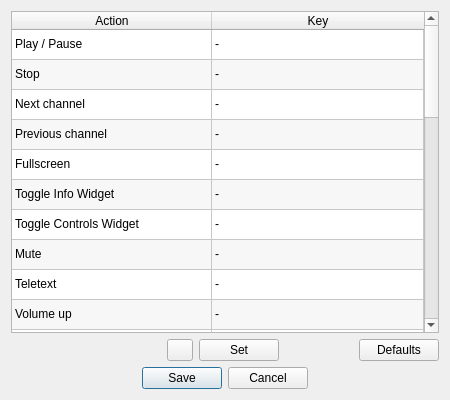
<?xml version="1.0" encoding="UTF-8"?>
<ui version="4.0">
 <class>SettingsDialogShortcuts</class>
 <widget class="QDialog" name="SettingsDialogShortcuts">
  <property name="geometry">
   <rect>
    <x>0</x>
    <y>0</y>
    <width>450</width>
    <height>400</height>
   </rect>
  </property>
  <property name="sizePolicy">
   <sizepolicy hsizetype="Preferred" vsizetype="MinimumExpanding">
    <horstretch>0</horstretch>
    <verstretch>0</verstretch>
   </sizepolicy>
  </property>
  <property name="windowTitle">
   <string>Keyboard shortcuts</string>
  </property>
  <property name="windowIcon">
   <iconset theme="preferences-desktop-keyboard-shortcuts">
    <normaloff/>
   </iconset>
  </property>
  <layout class="QGridLayout" name="gridLayout">
   <item row="0" column="0" colspan="5">
    <widget class="QTableWidget" name="shortcutsWidget">
     <property name="horizontalScrollBarPolicy">
      <enum>Qt::ScrollBarAlwaysOff</enum>
     </property>
     <property name="editTriggers">
      <set>QAbstractItemView::NoEditTriggers</set>
     </property>
     <property name="alternatingRowColors">
      <bool>true</bool>
     </property>
     <attribute name="horizontalHeaderDefaultSectionSize">
      <number>200</number>
     </attribute>
     <attribute name="horizontalHeaderStretchLastSection">
      <bool>true</bool>
     </attribute>
     <attribute name="verticalHeaderVisible">
      <bool>false</bool>
     </attribute>
     <row>
      <property name="text">
       <string notr="true"/>
      </property>
     </row>
     <row>
      <property name="text">
       <string notr="true"/>
      </property>
     </row>
     <row>
      <property name="text">
       <string notr="true"/>
      </property>
     </row>
     <row>
      <property name="text">
       <string notr="true"/>
      </property>
     </row>
     <row>
      <property name="text">
       <string notr="true"/>
      </property>
     </row>
     <row>
      <property name="text">
       <string notr="true"/>
      </property>
     </row>
     <row>
      <property name="text">
       <string notr="true"/>
      </property>
     </row>
     <row>
      <property name="text">
       <string notr="true"/>
      </property>
     </row>
     <row>
      <property name="text">
       <string notr="true"/>
      </property>
     </row>
     <row>
      <property name="text">
       <string notr="true"/>
      </property>
     </row>
     <row>
      <property name="text">
       <string notr="true"/>
      </property>
     </row>
     <row>
      <property name="text">
       <string notr="true"/>
      </property>
     </row>
     <row>
      <property name="text">
       <string notr="true"/>
      </property>
     </row>
     <row>
      <property name="text">
       <string/>
      </property>
     </row>
     <row>
      <property name="text">
       <string notr="true"/>
      </property>
     </row>
     <row>
      <property name="text">
       <string notr="true"/>
      </property>
     </row>
     <row>
      <property name="text">
       <string notr="true"/>
      </property>
     </row>
     <row>
      <property name="text">
       <string notr="true"/>
      </property>
     </row>
     <row>
      <property name="text">
       <string/>
      </property>
     </row>
     <row>
      <property name="text">
       <string notr="true"/>
      </property>
     </row>
     <row>
      <property name="text">
       <string notr="true"/>
      </property>
     </row>
     <row>
      <property name="text">
       <string notr="true"/>
      </property>
     </row>
     <row>
      <property name="text">
       <string/>
      </property>
     </row>
     <row>
      <property name="text">
       <string/>
      </property>
     </row>
     <row>
      <property name="text">
       <string/>
      </property>
     </row>
     <row>
      <property name="text">
       <string notr="true"/>
      </property>
     </row>
     <row>
      <property name="text">
       <string notr="true"/>
      </property>
     </row>
     <row>
      <property name="text">
       <string notr="true"/>
      </property>
     </row>
     <row>
      <property name="text">
       <string notr="true"/>
      </property>
     </row>
     <row>
      <property name="text">
       <string notr="true"/>
      </property>
     </row>
     <row>
      <property name="text">
       <string/>
      </property>
     </row>
     <row>
      <property name="text">
       <string notr="true"/>
      </property>
     </row>
     <column>
      <property name="text">
       <string>Action</string>
      </property>
     </column>
     <column>
      <property name="text">
       <string>Key</string>
      </property>
     </column>
     <item row="0" column="0">
      <property name="text">
       <string>Play / Pause</string>
      </property>
      <property name="flags">
       <set>ItemIsDragEnabled|ItemIsUserCheckable|ItemIsEnabled</set>
      </property>
     </item>
     <item row="0" column="1">
      <property name="text">
       <string notr="true">-</string>
      </property>
     </item>
     <item row="1" column="0">
      <property name="text">
       <string>Stop</string>
      </property>
      <property name="flags">
       <set>ItemIsDragEnabled|ItemIsUserCheckable|ItemIsEnabled</set>
      </property>
     </item>
     <item row="1" column="1">
      <property name="text">
       <string notr="true">-</string>
      </property>
     </item>
     <item row="2" column="0">
      <property name="text">
       <string>Next channel</string>
      </property>
      <property name="flags">
       <set>ItemIsDragEnabled|ItemIsUserCheckable|ItemIsEnabled</set>
      </property>
     </item>
     <item row="2" column="1">
      <property name="text">
       <string notr="true">-</string>
      </property>
     </item>
     <item row="3" column="0">
      <property name="text">
       <string>Previous channel</string>
      </property>
      <property name="flags">
       <set>ItemIsDragEnabled|ItemIsUserCheckable|ItemIsEnabled</set>
      </property>
     </item>
     <item row="3" column="1">
      <property name="text">
       <string notr="true">-</string>
      </property>
     </item>
     <item row="4" column="0">
      <property name="text">
       <string>Fullscreen</string>
      </property>
      <property name="flags">
       <set>ItemIsDragEnabled|ItemIsUserCheckable|ItemIsEnabled</set>
      </property>
     </item>
     <item row="4" column="1">
      <property name="text">
       <string notr="true">-</string>
      </property>
     </item>
     <item row="5" column="0">
      <property name="text">
       <string>Toggle Info Widget</string>
      </property>
     </item>
     <item row="5" column="1">
      <property name="text">
       <string notr="true">-</string>
      </property>
     </item>
     <item row="6" column="0">
      <property name="text">
       <string>Toggle Controls Widget</string>
      </property>
     </item>
     <item row="6" column="1">
      <property name="text">
       <string notr="true">-</string>
      </property>
     </item>
     <item row="7" column="0">
      <property name="text">
       <string>Mute</string>
      </property>
      <property name="flags">
       <set>ItemIsDragEnabled|ItemIsUserCheckable|ItemIsEnabled</set>
      </property>
     </item>
     <item row="7" column="1">
      <property name="text">
       <string notr="true">-</string>
      </property>
     </item>
     <item row="8" column="0">
      <property name="text">
       <string>Teletext</string>
      </property>
      <property name="flags">
       <set>ItemIsDragEnabled|ItemIsUserCheckable|ItemIsEnabled</set>
      </property>
     </item>
     <item row="8" column="1">
      <property name="text">
       <string notr="true">-</string>
      </property>
     </item>
     <item row="9" column="0">
      <property name="text">
       <string>Volume up</string>
      </property>
      <property name="flags">
       <set>ItemIsDragEnabled|ItemIsUserCheckable|ItemIsEnabled</set>
      </property>
     </item>
     <item row="9" column="1">
      <property name="text">
       <string notr="true">-</string>
      </property>
     </item>
     <item row="10" column="0">
      <property name="text">
       <string>Volume down</string>
      </property>
      <property name="flags">
       <set>ItemIsDragEnabled|ItemIsUserCheckable|ItemIsEnabled</set>
      </property>
     </item>
     <item row="10" column="1">
      <property name="text">
       <string notr="true">-</string>
      </property>
     </item>
     <item row="11" column="0">
      <property name="text">
       <string>Recorder</string>
      </property>
      <property name="flags">
       <set>ItemIsDragEnabled|ItemIsUserCheckable|ItemIsEnabled</set>
      </property>
     </item>
     <item row="11" column="1">
      <property name="text">
       <string notr="true">-</string>
      </property>
     </item>
     <item row="12" column="0">
      <property name="text">
       <string>Schedule</string>
      </property>
      <property name="flags">
       <set>ItemIsDragEnabled|ItemIsUserCheckable|ItemIsEnabled</set>
      </property>
     </item>
     <item row="12" column="1">
      <property name="text">
       <string notr="true">-</string>
      </property>
     </item>
     <item row="13" column="0">
      <property name="text">
       <string>Current show info</string>
      </property>
     </item>
     <item row="13" column="1">
      <property name="text">
       <string>-</string>
      </property>
     </item>
     <item row="14" column="0">
      <property name="text">
       <string>Open File</string>
      </property>
      <property name="flags">
       <set>ItemIsDragEnabled|ItemIsUserCheckable|ItemIsEnabled</set>
      </property>
     </item>
     <item row="14" column="1">
      <property name="text">
       <string notr="true">-</string>
      </property>
     </item>
     <item row="15" column="0">
      <property name="text">
       <string>Open URL</string>
      </property>
      <property name="flags">
       <set>ItemIsDragEnabled|ItemIsUserCheckable|ItemIsEnabled</set>
      </property>
     </item>
     <item row="15" column="1">
      <property name="text">
       <string notr="true">-</string>
      </property>
     </item>
     <item row="16" column="0">
      <property name="text">
       <string>Open Channel list</string>
      </property>
      <property name="flags">
       <set>ItemIsDragEnabled|ItemIsUserCheckable|ItemIsEnabled</set>
      </property>
     </item>
     <item row="16" column="1">
      <property name="text">
       <string notr="true">-</string>
      </property>
     </item>
     <item row="17" column="0">
      <property name="text">
       <string>Settings</string>
      </property>
      <property name="flags">
       <set>ItemIsDragEnabled|ItemIsUserCheckable|ItemIsEnabled</set>
      </property>
     </item>
     <item row="17" column="1">
      <property name="text">
       <string notr="true">-</string>
      </property>
     </item>
     <item row="18" column="0">
      <property name="text">
       <string>Keyboard shortcuts</string>
      </property>
     </item>
     <item row="18" column="1">
      <property name="text">
       <string notr="true">-</string>
      </property>
     </item>
     <item row="19" column="0">
      <property name="text">
       <string>Always on top</string>
      </property>
      <property name="flags">
       <set>ItemIsDragEnabled|ItemIsUserCheckable|ItemIsEnabled</set>
      </property>
     </item>
     <item row="19" column="1">
      <property name="text">
       <string notr="true">-</string>
      </property>
     </item>
     <item row="20" column="0">
      <property name="text">
       <string>Simple Mode</string>
      </property>
      <property name="flags">
       <set>ItemIsDragEnabled|ItemIsUserCheckable|ItemIsEnabled</set>
      </property>
     </item>
     <item row="20" column="1">
      <property name="text">
       <string notr="true">-</string>
      </property>
     </item>
     <item row="21" column="0">
      <property name="text">
       <string>Hide to tray</string>
      </property>
      <property name="flags">
       <set>ItemIsDragEnabled|ItemIsUserCheckable|ItemIsEnabled</set>
      </property>
     </item>
     <item row="21" column="1">
      <property name="text">
       <string notr="true">-</string>
      </property>
     </item>
     <item row="22" column="0">
      <property name="text">
       <string>Instant recording</string>
      </property>
     </item>
     <item row="22" column="1">
      <property name="text">
       <string notr="true">-</string>
      </property>
     </item>
     <item row="23" column="0">
      <property name="text">
       <string>Take snapshot</string>
      </property>
     </item>
     <item row="23" column="1">
      <property name="text">
       <string notr="true">-</string>
      </property>
     </item>
     <item row="24" column="0">
      <property name="text">
       <string>Preview channels</string>
      </property>
     </item>
     <item row="24" column="1">
      <property name="text">
       <string>-</string>
      </property>
     </item>
     <item row="25" column="0">
      <property name="text">
       <string>Next audio track</string>
      </property>
     </item>
     <item row="25" column="1">
      <property name="text">
       <string notr="true">-</string>
      </property>
     </item>
     <item row="26" column="0">
      <property name="text">
       <string>Next video track</string>
      </property>
     </item>
     <item row="26" column="1">
      <property name="text">
       <string notr="true">-</string>
      </property>
     </item>
     <item row="27" column="0">
      <property name="text">
       <string>Next subtitle track</string>
      </property>
     </item>
     <item row="27" column="1">
      <property name="text">
       <string notr="true">-</string>
      </property>
     </item>
     <item row="28" column="0">
      <property name="text">
       <string>Next aspect ratio mode</string>
      </property>
     </item>
     <item row="28" column="1">
      <property name="text">
       <string notr="true">-</string>
      </property>
     </item>
     <item row="29" column="0">
      <property name="text">
       <string>Next crop mode</string>
      </property>
     </item>
     <item row="29" column="1">
      <property name="text">
       <string notr="true">-</string>
      </property>
     </item>
     <item row="30" column="0">
      <property name="text">
       <string>Next scale/zoom mode</string>
      </property>
     </item>
     <item row="30" column="1">
      <property name="text">
       <string>-</string>
      </property>
     </item>
     <item row="31" column="0">
      <property name="text">
       <string>Next deinterlace mode</string>
      </property>
     </item>
     <item row="31" column="1">
      <property name="text">
       <string notr="true">-</string>
      </property>
     </item>
    </widget>
   </item>
   <item row="1" column="0">
    <widget class="QtKeySequenceEdit" name="keyEditor" native="true">
     <property name="minimumSize">
      <size>
       <width>150</width>
       <height>0</height>
      </size>
     </property>
    </widget>
   </item>
   <item row="1" column="1">
    <widget class="QPushButton" name="buttonClear">
     <property name="maximumSize">
      <size>
       <width>26</width>
       <height>26</height>
      </size>
     </property>
     <property name="icon">
      <iconset theme="edit-clear">
       <normaloff/>
      </iconset>
     </property>
    </widget>
   </item>
   <item row="1" column="2">
    <widget class="QPushButton" name="buttonSet">
     <property name="text">
      <string>Set</string>
     </property>
     <property name="icon">
      <iconset theme="dialog-ok">
       <normaloff/>
      </iconset>
     </property>
    </widget>
   </item>
   <item row="1" column="3">
    <spacer name="shortcutsSpacer">
     <property name="orientation">
      <enum>Qt::Horizontal</enum>
     </property>
     <property name="sizeHint" stdset="0">
      <size>
       <width>40</width>
       <height>20</height>
      </size>
     </property>
    </spacer>
   </item>
   <item row="1" column="4">
    <widget class="QPushButton" name="buttonDefaults">
     <property name="text">
      <string>Defaults</string>
     </property>
     <property name="icon">
      <iconset theme="view-refresh">
       <normaloff/>
      </iconset>
     </property>
    </widget>
   </item>
   <item row="2" column="0" colspan="5">
    <widget class="QDialogButtonBox" name="buttonBox">
     <property name="standardButtons">
      <set>QDialogButtonBox::Cancel|QDialogButtonBox::Save</set>
     </property>
     <property name="centerButtons">
      <bool>true</bool>
     </property>
    </widget>
   </item>
  </layout>
 </widget>
 <customwidgets>
  <customwidget>
   <class>QtKeySequenceEdit</class>
   <extends>QWidget</extends>
   <header>common/QtKeySequenceEdit.h</header>
   <container>1</container>
  </customwidget>
 </customwidgets>
 <resources/>
 <connections/>
</ui>
